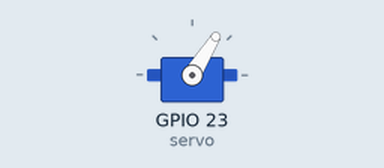
Simulated run of this program. Board: Raspberry Pi (BCM pin numbers). On the bench: servo. Camera commands give no picture and take their timeout (5 s if none is given; 1 s for webcam tools); servo angles are drawn from the pulse width (0.5 ms = 0°, 2.5 ms = 180°). At 27.0 s the program stops and its outputs stay as they are.

Above: at 0.1 s.
At 16.1 s:
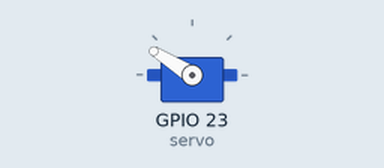
At 24.1 s:
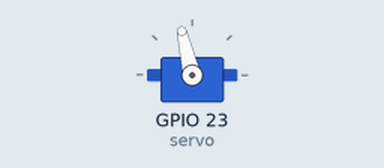
Timing chart, 0 to 25.6 s (numbered marks = the images above):
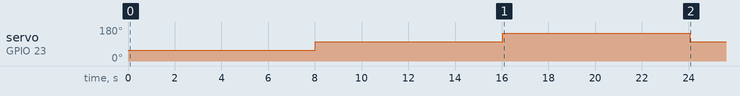

The program:

takePics.py
```python
#!/usr/bin/python3
import pigpio, time, os

servo = 23

# more info at http://abyz.me.uk/rpi/pigpio/python.html#set_servo_pulsewidth

pwm = pigpio.pi()
pwm.set_mode(servo, pigpio.OUTPUT)
pwm.set_PWM_frequency( servo, 50 )

# Set servo position
pwm.set_servo_pulsewidth( servo, 1150 )
time.sleep(1)

# Take a picture and save it under /home/pi/rightImage.jpg
os.system("libcamera-jpeg -n -o /home/pi/rightImage.jpg")
time.sleep(2)

pwm.set_servo_pulsewidth( servo, 1650 )
time.sleep(1)
os.system("libcamera-jpeg -n -o /home/pi/middleImage.jpg")
time.sleep(2)

pwm.set_servo_pulsewidth( servo, 2150 )
time.sleep(1)
os.system("libcamera-jpeg -n -o /home/pi/leftImage.jpg")
time.sleep(2)

pwm.set_servo_pulsewidth( servo, 1650 )
time.sleep(3)

# turning off servo
pwm.set_PWM_dutycycle(servo, 0)
pwm.set_PWM_frequency( servo, 0 )
```

Measured:
- by itself, servo on GPIO 23 (servo): 58° → 103° at 8.0 s, → 148° 8.0 s later, → 103° 8.0 s later
